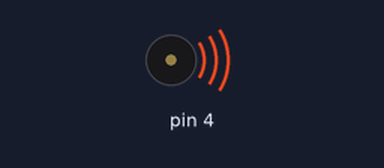
The sketch below on a simulated Arduino Uno, built with avr-gcc and run on an emulated ATmega328P. Parts: buzzer (waves = sounding). What the sketch prints to the serial monitor is not drawn.

Above: at 0.1 s.
At 1.1 s:
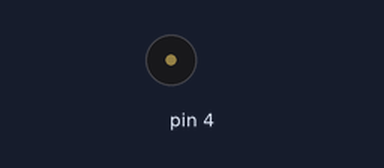
Timing chart, 0 to 2.6 s (numbered marks = the images above):
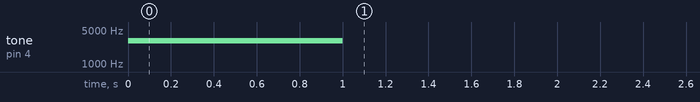

The sketch:

tone.ino
```cpp
void setup() {
  Serial.begin(9600);
  Serial.println("Beep!");

  tone(4, 3000, 1000);
  delay(1000);
}

void loop() {
  // put your main code here, to run repeatedly:

}
```
